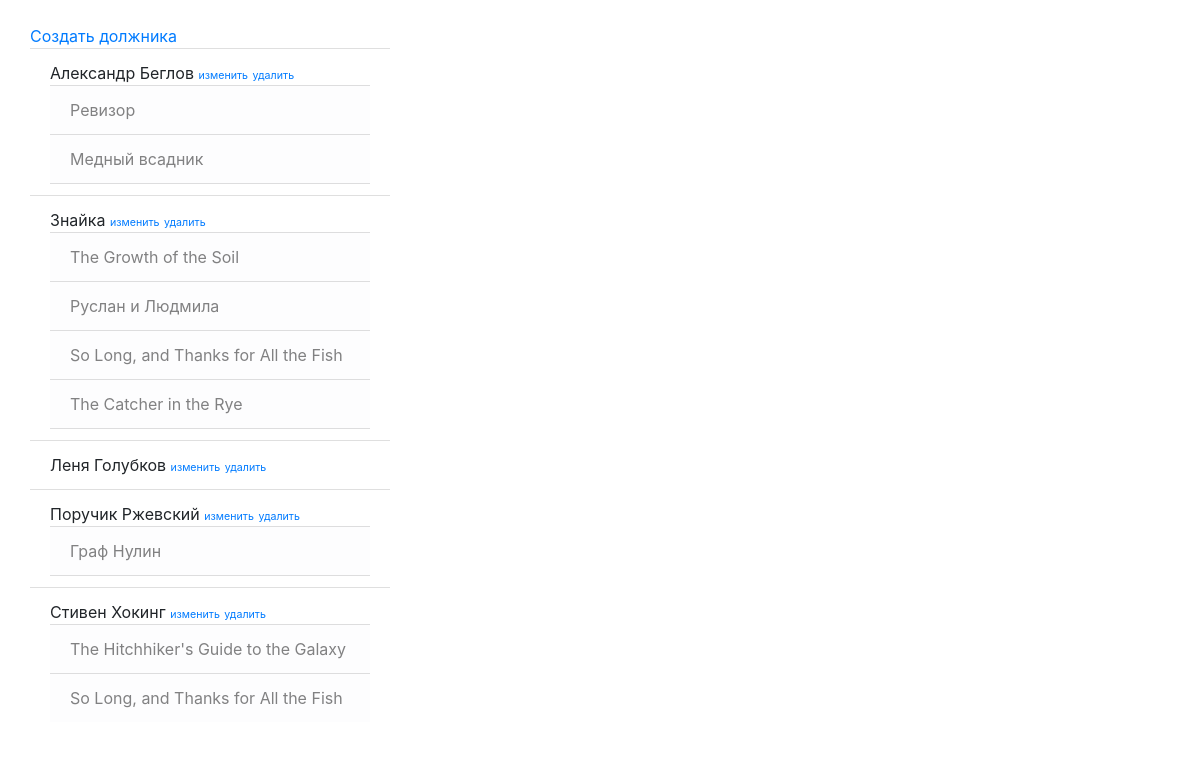
Page /friends/ on the committed database.
### p_library/models.py (models this page shows, shortened)
class Friend(models.Model):
    name = models.CharField(max_length=100)
    books = models.ManyToManyField("Book", default=None,
                                  blank=True)
    class Meta:
        verbose_name = 'Друг'
        verbose_name_plural = 'Друзья'

class Book(models.Model):
    ISBN = models.CharField(max_length=13)
    title = models.TextField()
    image = models.ImageField(upload_to='book_img', blank=True, null=True)
    description = models.TextField()
    year_release = models.SmallIntegerField()
    author = models.ForeignKey("Author", on_delete=models.CASCADE)
    publisher = models.ForeignKey("Publisher", on_delete=models.CASCADE, default=None,
                                  blank=True, null=True)
    price = models.DecimalField(default=None, max_digits=10, decimal_places=2)
    copy_count = models.SmallIntegerField(default=1)
    class Meta:
        verbose_name = 'Книга'
        verbose_name_plural = 'Книги'

### p_library/views.py (the view)
# urls.py: path('friends/', views.friends, name='friends_list'),
def friends(request):
    template = loader.get_template('friends.html')
    friends = Friend.objects.all().order_by('name')
    friends_data = {
        "friends": friends,
    }
    return HttpResponse(template.render(friends_data, request))

### p_library/templates/friends.html (shortened to what this page needs)
{% extends 'base/base.html' %}
{% block content %}
        <div class="container-fluid">
        <div class="col-4">
            <br>
            <a href="../friend/create">Создать должника</a>
            <br>
            {% for friend in friends %}
            <ul class="list-group list-group-flush">
                <li class="list-group-item">
                    {{ friend.name }} <a href="{{friend.id}}/" style = 'font-size: 8pt;' >изменить</a> <a href="{{friend.id}}/delete" style = 'font-size: 8pt;' >удалить</a>
                    <ul class="list-group ">
                        {% for book in friend.books.all %}
                            <li class="list-group-item list-group-item-light "> {{ book.title }}</li>
                         {% endfor %}
                    </ul>
                </li>
            </ul>
            {% endfor %}
        </div>
        </div>
{% endblock %}

### rows in the picture
Friend: name "Александр Беглов"
Book: title "Ревизор"
Book: title "Медный всадник"
Friend: name "Знайка"
Book: title "The Growth of the Soil"
Book: title "Руслан и Людмила"
Book: title "So Long, and Thanks for All the Fish"
Book: title "The Catcher in the Rye"
Friend: name "Леня Голубков"
Friend: name "Поручик Ржевский"
Book: title "Граф Нулин"
Friend: name "Стивен Хокинг"
Book: title "The Hitchhiker's Guide to the Galaxy"
